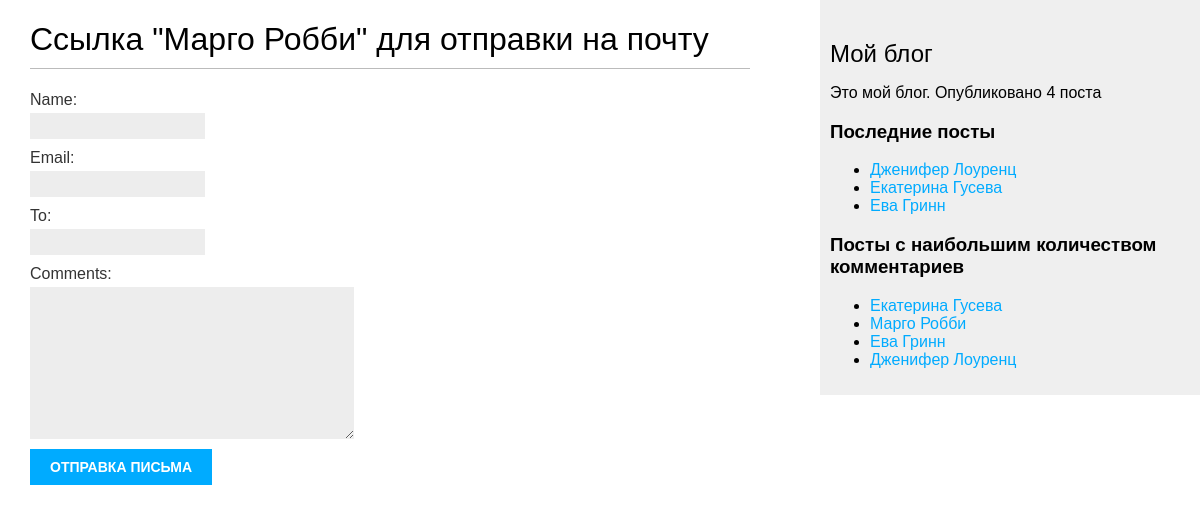
Before: /blog/1/share/ with the older database file.
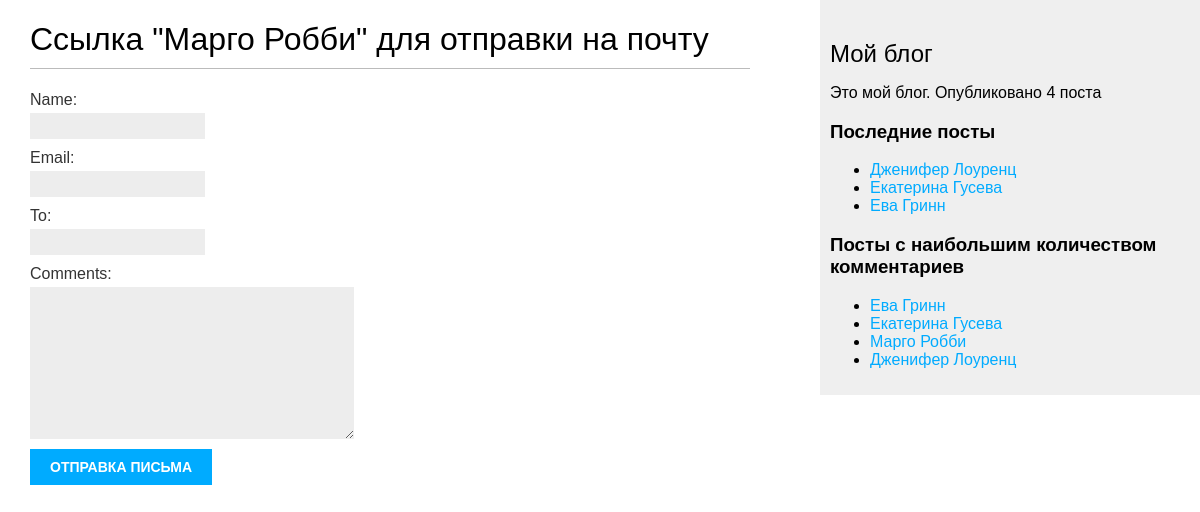
After: the same page with the newer database file.
### blog/models.py (models this page shows, shortened)
class Post(models.Model):
    class Status(models.TextChoices):  # вложенный перечисляемый класс для создания поля status
        DRAFT = 'DF', 'Draft'
        PUBLISHED = 'PB', 'Published'
    title = models.CharField(max_length=250)  # заголовок
    slug = models.SlugField(max_length=250, unique_for_date='publish')  # слаг уникальный для даты публикации
    author = models.ForeignKey(User, on_delete=models.CASCADE,
                               related_name='blog_posts')  # созданние связи с встроенной таблицей User один ко многим
    body = models.TextField()  # тело поста
    publish = models.DateTimeField(default=timezone.now)  # время публикации
    created = models.DateTimeField(auto_now_add=True)  # время создания
    updated = models.DateTimeField(auto_now=True)  # время изменения
    status = models.CharField(max_length=2, choices=Status.choices, default=Status.DRAFT)  # поле статус\
    objects = models.Manager()  # менеджер применямый по умолчанию
    published = PublishedManager()  # конкретно-прикладной менеджер
    tags = TaggableManager()
    class Meta:
        verbose_name = "Женщина"  # замена в админ-панели категории блога
        verbose_name_plural = "Женщины"  # множественное число категории
        ordering = ['-publish']
        indexes = [
            models.Index(fields=['-publish']),
        ]
    def get_absolute_url(self): #канонический url изменяем в соответсвии с представлением
        return reverse('blog:post_detail',
                       args=[self.publish.year,
                             self.publish.month,
                             self.publish.day,
                             self.slug])

### blog/views.py (the view)
# urls.py: path('<int:post_id>/share/', views.post_share, name='post_share'),#шаблон почты
def post_share(request, post_id):
    post = get_object_or_404(Post, id=post_id, \
                             status=Post.Status.PUBLISHED)  # функция сокращенного доступа
    sent = False
    if request.method == 'POST':
        form = EmailPostForm(request.POST)
        if form.is_valid():
            cd = form.cleaned_data  # извлечение данных из формы
            post_url = request.build_absolute_uri(post.get_absolute_url())  # отправить электронное письмо
            subject = f"{cd['name']} рекомендовал Вам прочитать " \
                      f"{post.title}"
            message = f"Read {post.title} at {post_url}\n\n" \
                      f"{cd['name']}\'s comments: {cd['comments']}"
            send_mail(subject, message, 'dzygun-roman@mail.ru', [cd['to']])
            sent = True
    else:
        form = EmailPostForm()
    return render(request, 'blog/post/share.html', {'post': post,
                                                    'form': form,
                                                    'sent': sent})

### blog/forms.py
class EmailPostForm(forms.Form): #формы помещают в файле forms.py приложения
    name = forms.CharField(max_length=25) #имя человека отправляющего пост
    email = forms.EmailField() #адрес отправителя поста
    to = forms.EmailField() #адрес получателя поста
    comments = forms.CharField(required=False, widget=forms.Textarea) #комментарии к посту опционально

### blog/models.py (called while the page is built)
    def get_queryset(self):
        return super().get_queryset() \
            .filter(status=Post.Status.PUBLISHED)  # получаем посты со статусом published

### blog/templatetags/blog_tags.py (called while the page is built)
@register.simple_tag
def get_most_commented_posts(count=5):
    return Post.published.annotate(total_comments=Count('comments')).order_by('-total_comments')[:count]

@register.simple_tag
def total_posts():
    return Post.published.count()

@register.inclusion_tag('blog/post/latest_posts.html')  # регистрируем шаблонный тег
def show_latest_posts(count=5):
    latest_posts = Post.published.order_by('-publish')[:count]
    return {'latest_posts': latest_posts}

### blog/templates/blog/post/share.html (shortened to what this page needs)
{% extends "blog/base.html" %}
{% block content %}
   {% if sent %}
   <h1>Отправление письма</h1>
   <p>
       "{{ post.title }}" был отправлен на почту
        {{ form.cleaned_data.to }}.
   </p>
{% else %}
   <h1>Ссылка "{{ post.title }}" для отправки  на почту</h1>
   <form method="post" novalidate>
       {{ form.as_p }}
       <input type="submit" value="Отправка письма">
   </form>
   {% endif %}
{% endblock %}

### blog/templates/blog/base.html (shortened to what this page needs)
{% load blog_tags %}
{% load static %}
<!DOCTYPE html>
<html>
<head>
    <link href="{% static "css/blog.css" %}" rel="stylesheet">
</head>
<body>
   <div id="content">
       {% block content %}
       {% endblock %}
   </div>
   <div id="sidebar">
       <h2>Мой блог</h2>
       <p>Это мой блог.
       Опубликовано {% total_posts %} поста
       </p>
       <h3>Последние посты</h3>
       {% show_latest_posts 3 %}
       <h3>Посты с наибольшим количеством комментариев</h3>
       {% get_most_commented_posts as most_commented_posts %}
       <ul>
           {% for post in most_commented_posts %}
           <li>
               <a href="{{ post.get_absolute_url }}">{{ post.title }}</a>
           </li>
           {% endfor %}
       </ul>
   </div>
</body>
</html>

### blog/templates/blog/post/latest_posts.html
<ul>
    {% for post in latest_posts %}
    <li>
        <a href="{{ post.get_absolute_irl }}">{{ post.title }}</a>
    </li>
    {% endfor %}
</ul>

Changed rows visible on the page:
changed Post "Ева Гринн": moves up the list
